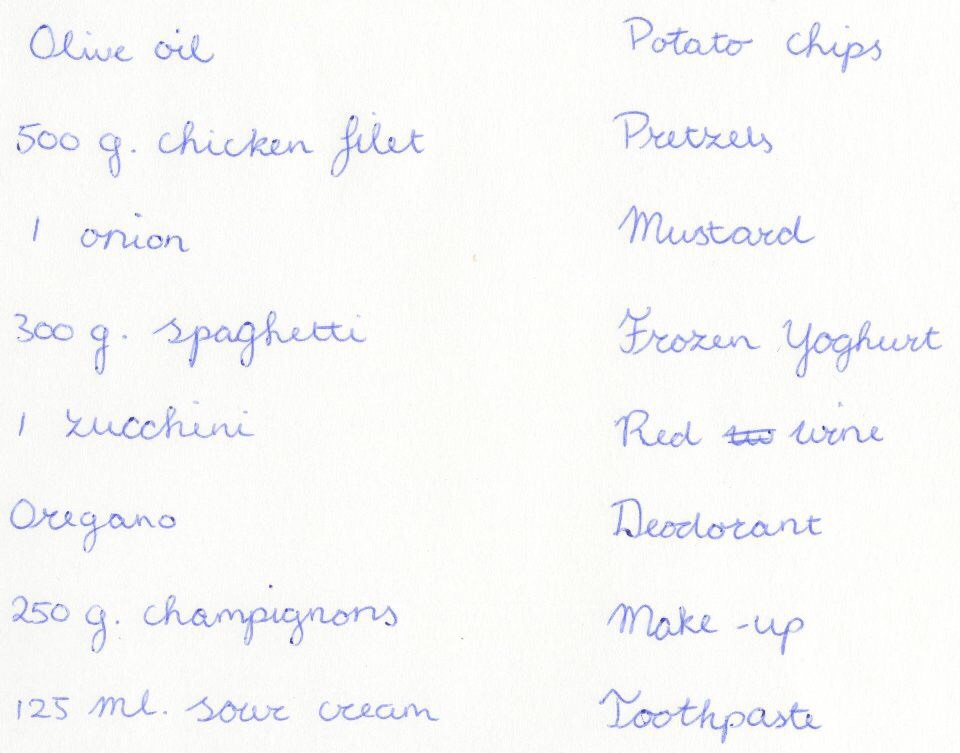
#> input picture Miroslav/images/1.jpg, 960 x 753 px, found by its file name; its folder holds only this picture in this run
$ python splitter.py images/1.jpg
#> lines starting #> are read from the running program, lines starting #| are printed output that depends on the picture; after the words box and inside, x2 and y2 are one past the last pixel; in counts of white or black regions, pixels touching at a corner belong together
import os
import cv2
import sys
import numpy as np
from PIL import Image

# path variables and cmdl args
if (len(sys.argv) != 2):
  sys.exit("Usage: splitter.py input_file")

script_dir = os.path.dirname(__file__)
input_dir = os.path.join(script_dir, 'images/')
input_file = input_dir + str(sys.argv[1])
if (not os.path.isfile(input_file)):
  sys.exit("The file \"{0}\" does not exist".format(input_file))

output_dir = os.path.join(script_dir, 'output/')
if (not os.path.exists(output_dir)):
  os.mkdir(output_dir)

output_file = output_dir + str(sys.argv[1])

# extracting words
maxArea = 2000
minArea = 10

I = cv2.imread(input_file)
#> I is the input picture: shape (753, 960, 3); mean B, G, R 248.2, 248.5, 248.2

Igray = cv2.cvtColor(I,cv2.COLOR_RGB2GRAY)
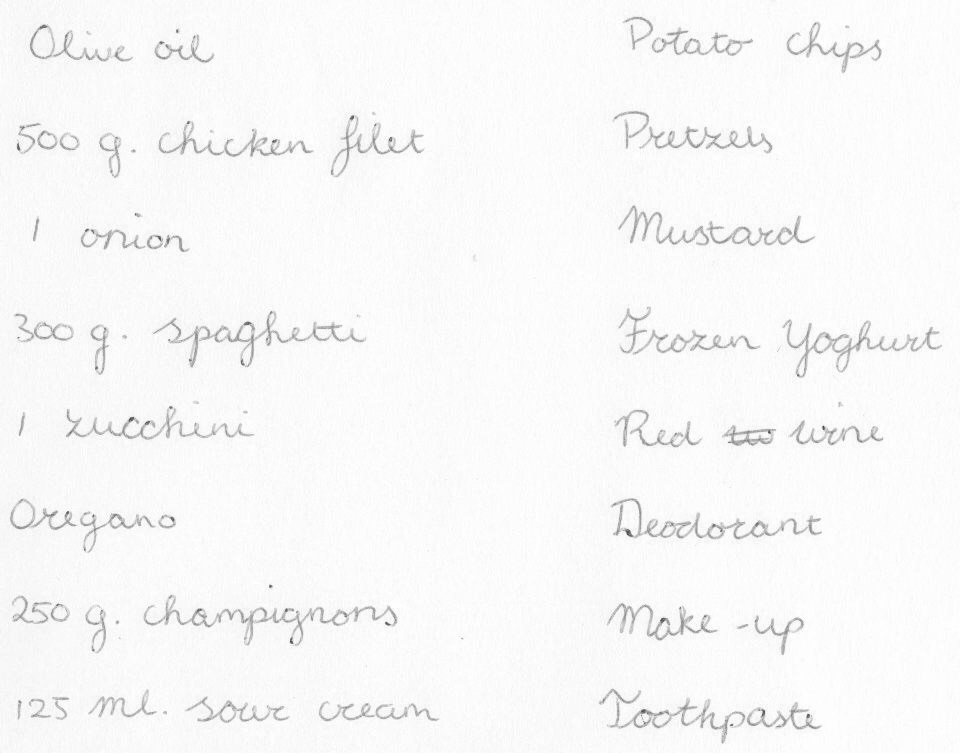
#> Igray: shape (753, 960); min 74, max 255, mean 248.1
ret, Ithresh = cv2.threshold(Igray,0,255,cv2.THRESH_BINARY_INV+cv2.THRESH_OTSU)
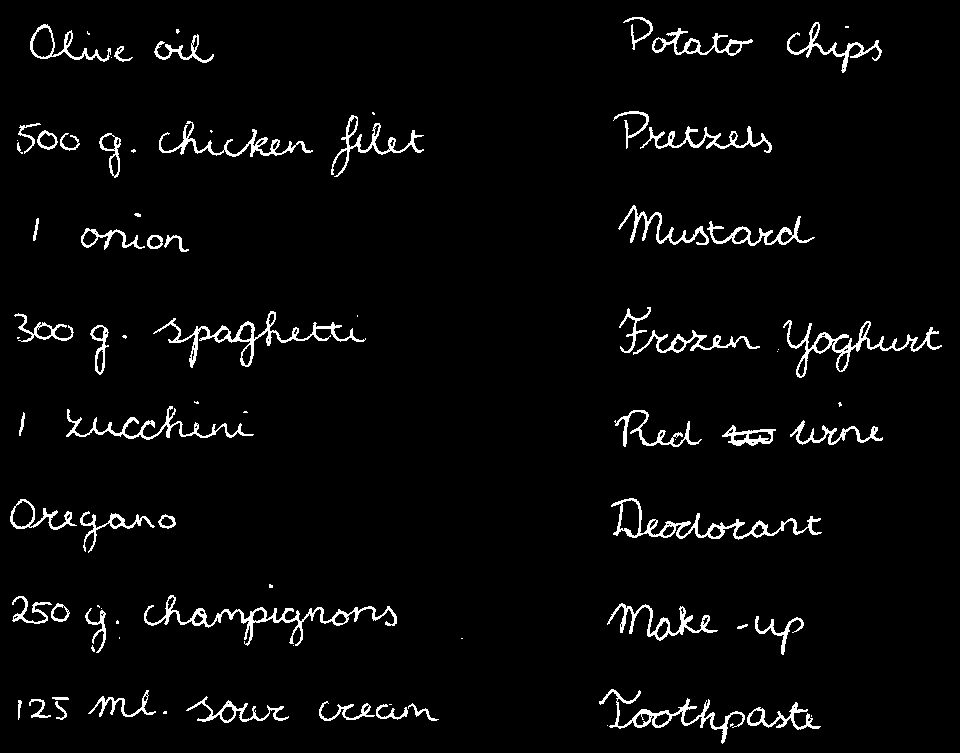
#> Ithresh: shape (753, 960); 3.6% white in thin lines or dots
#> ret = 218

# Keep only small components but not too small
comp = cv2.connectedComponentsWithStats(Ithresh)

# images (components)?
labels = comp[1]
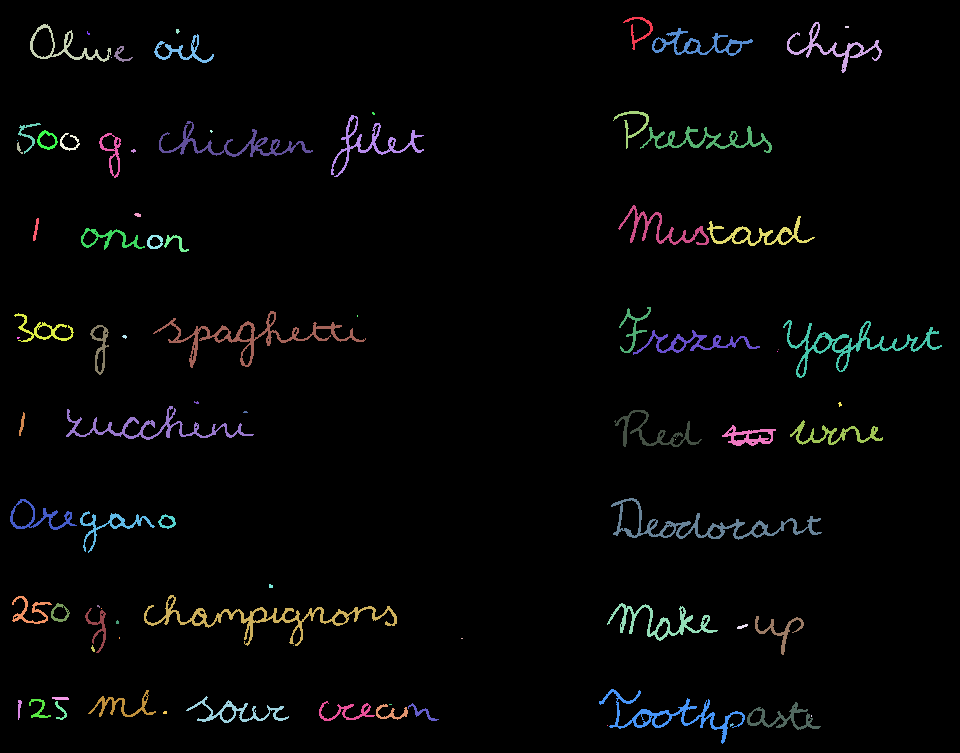
#> labels: shape (753, 960) int32; 86 distinct labels, from 0 to 85; one colour per label, 0 black
labelStats = comp[2]
#> labelStats = 86 rows, first 6: [0, 0, 960, 753, 696952], [623, 17, 30, 33, 200], [787, 22, 95, 51, 721], [30, 24, 81, 38, 548], [845, 26, 4, 2, 8], [176, 29, 4, 5, 14]
labelAreas = labelStats[:,4]
#> labelAreas = 86 values, max 696952 at index 0, min 1 at index 10, mean 8405.6

for compLabel in range(1,comp[0],1):

    if labelAreas[compLabel] > maxArea or labelAreas[compLabel] < minArea:
        labels[labels==compLabel] = 0
#> labels: shape (753, 960) int32; 65 distinct labels, from 0 to 82

labels[labels>0] =  1
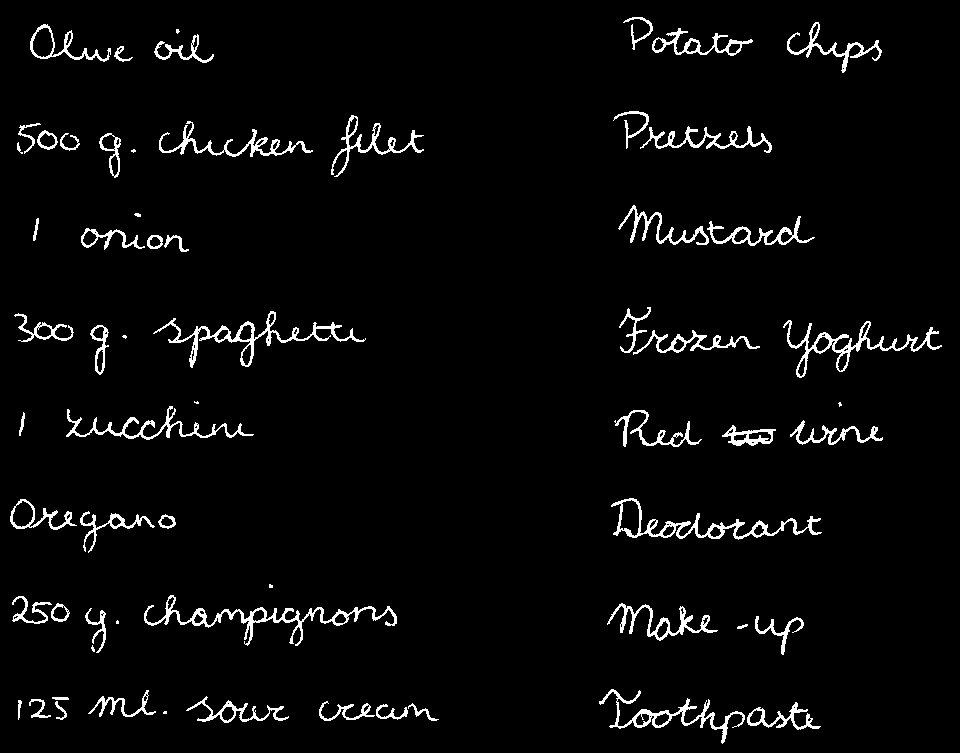
#> labels: shape (753, 960) int32; values 0 (black) and 1 (white), 3.6% white in thin lines or dots

# Do dilation
se = cv2.getStructuringElement(cv2.MORPH_ELLIPSE,(25,25))
IdilateText = cv2.morphologyEx(labels.astype(np.uint8),cv2.MORPH_DILATE,se)
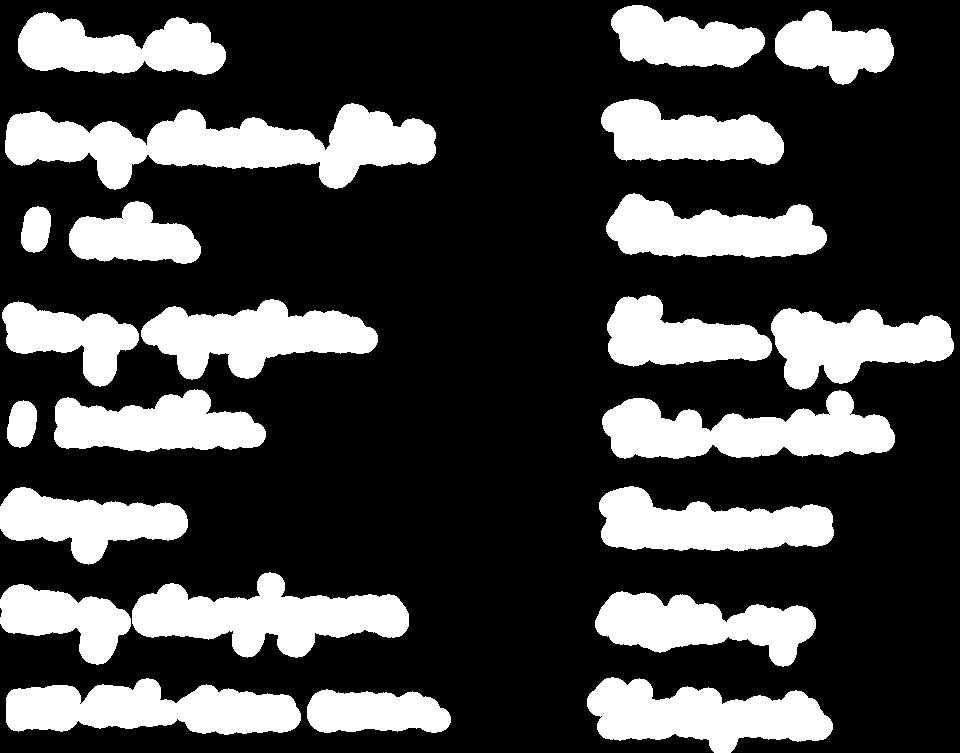
#> IdilateText: shape (753, 960); values 0 (black) and 1 (white), 26.9% white; 23 white regions, largest, box (x1, y1, x2, y2) and area: (5, 103, 436, 190) 19524, (132, 572, 409, 658) 12748, (602, 390, 895, 459) 12370

# Find connected component again
comp = cv2.connectedComponentsWithStats(IdilateText)

# Draw a rectangle around the text
labels = comp[1]
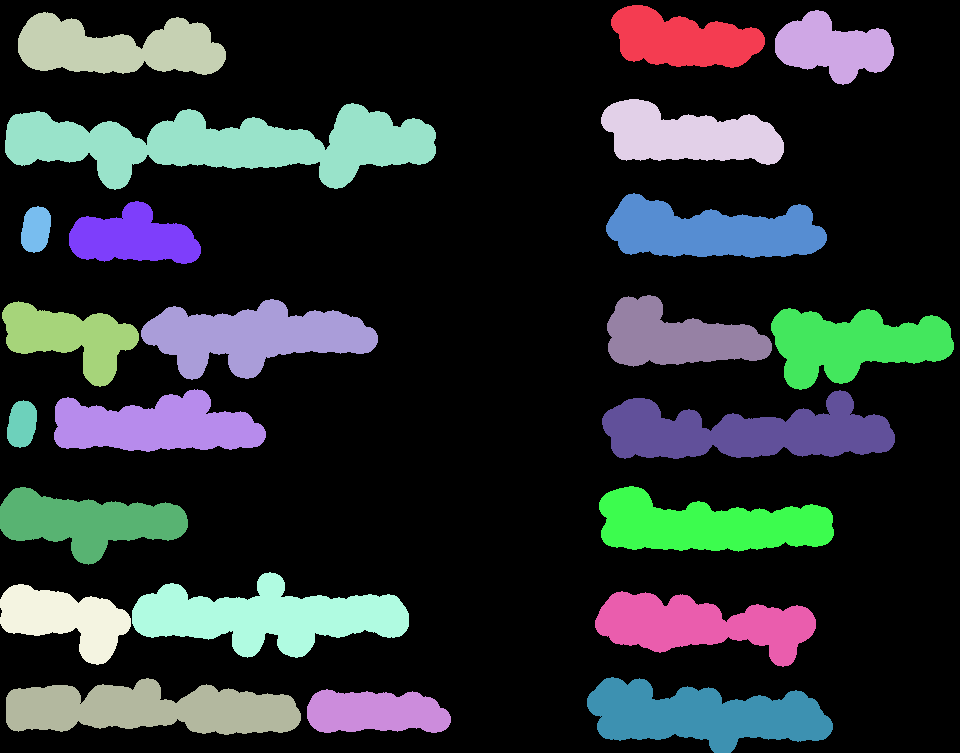
#> labels: shape (753, 960) int32; 24 distinct labels, from 0 to 23; one colour per label, 0 black
labelStats = comp[2]
#> labelStats = 24 rows, first 6: [0, 0, 960, 753, 528297], [611, 5, 154, 63, 6523], [775, 10, 119, 75, 5366], [18, 12, 208, 63, 8733], [601, 99, 183, 66, 7982], [5, 103, 431, 87, 19524]
#labelAreas = labelStats[:,4]

#print(comp[1])

for index, compLabel in enumerate(range(1,comp[0],1)):
    # cropping: image = Image[startY:endY, startX:endX]
    image = Igray[labelStats[compLabel,1]:labelStats[compLabel,1]+labelStats[compLabel,3], labelStats[compLabel,0]:labelStats[compLabel,0]+labelStats[compLabel,2]]
    # saving cropped images to output folder
    cv2.imwrite('output/{0}-{1}.png'.format(sys.argv[1].split(".")[0], str(index)), image)
#> this loop made 23 passes
#> pass 3, `image = Igray[labelStats[compLabel,1]:labelStats[compLabel,1]+labelSta..`:
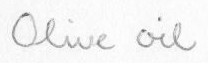
#> image: shape (63, 208); min 103, max 255, mean 243.2

$ run again, on Miroslav/images/2.jpg
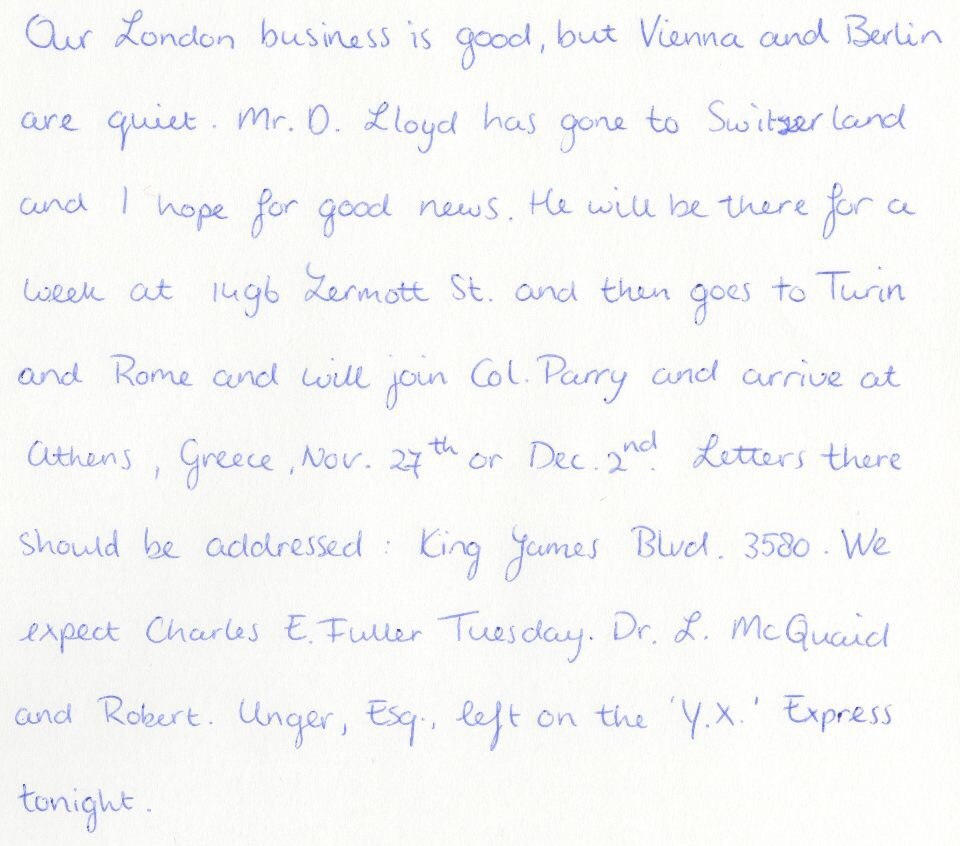
#> input picture Miroslav/images/2.jpg, 960 x 846 px, found by its file name
#> I is the input picture: shape (846, 960, 3); mean B, G, R 246.9, 247.2, 246.7
#> `ret, Ithresh = cv2.threshold(Igray,0,255,cv2.THRESH_BINARY_INV+cv2.THR..`:
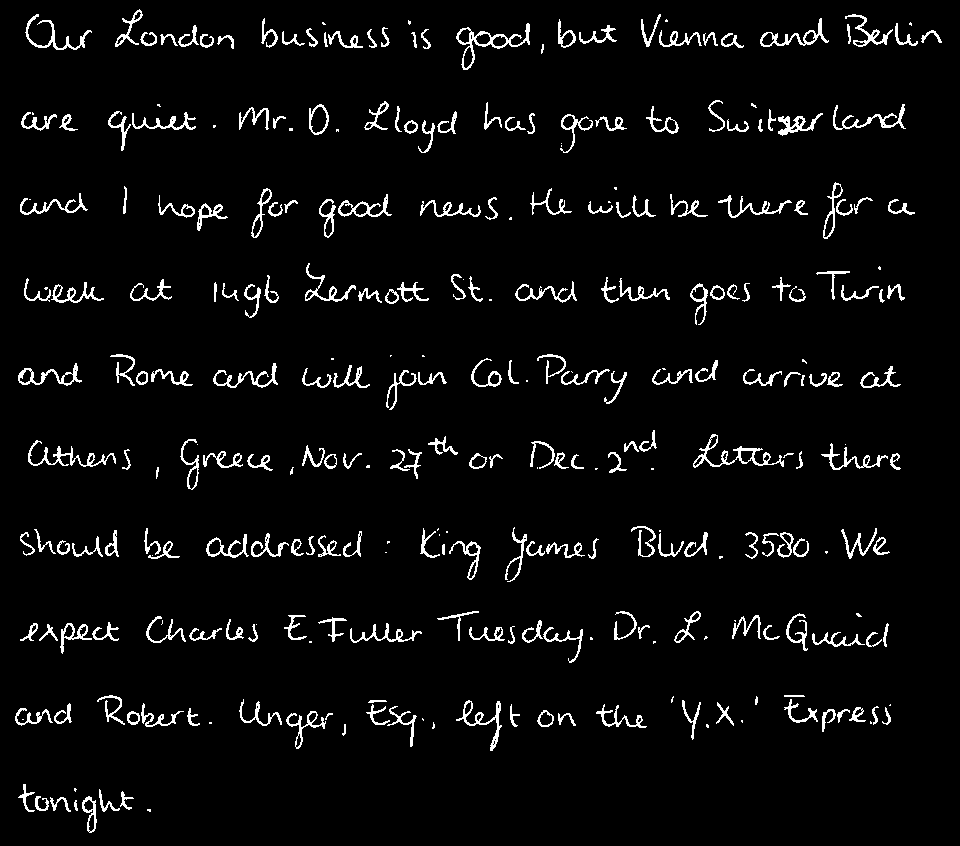
#> Ithresh: shape (846, 960); 4.5% white in thin lines or dots
#> ret = 219
#> `labelStats = comp[2]`: labelStats = 300 rows, first 6: [0, 0, 960, 846, 775787], [115, 9, 28, 38, 229], [25, 14, 67, 36, 423], [641, 14, 20, 33, 155], [845, 14, 48, 33, 343], [261, 18, 17, 30, 148]
#> labelAreas = 300 values, max 775787 at index 0, min 1 at index 64, mean 2707.2
#> IdilateText: shape (846, 960); values 0 (black) and 1 (white), 40.8% white; 54 white regions, largest, box (x1, y1, x2, y2) and area: (227, 687, 659, 763) 18395, (98, 342, 531, 422) 17248, (518, 170, 927, 251) 16496
#> `labelStats = comp[2]`: labelStats = 55 rows, first 6: [0, 0, 960, 846, 481035], [103, 0, 143, 61, 5816], [13, 2, 91, 60, 3833], [629, 2, 325, 58, 13128], [249, 6, 194, 55, 7843], [444, 7, 185, 75, 8062]
#> the loop `for index, compLabel in enumerate(range(1,comp[0],1)):` made 54 passes
#> pass 3, `image = Igray[labelStats[compLabel,1]:labelStats[compLabel,1]+labelSta..`:
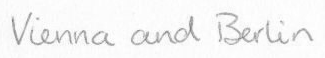
#> image: shape (58, 325); min 126, max 255, mean 244.7

$ run again, on Miroslav/images/3.jpg
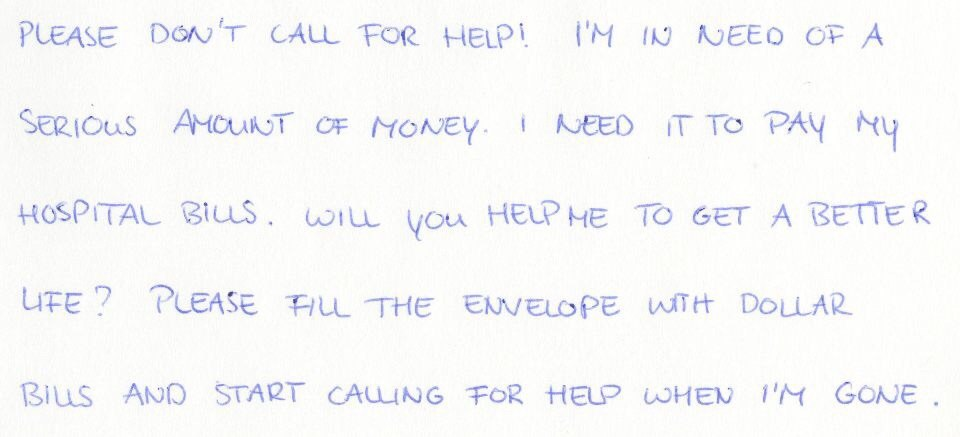
#> input picture Miroslav/images/3.jpg, 960 x 437 px, found by its file name
#> I is the input picture: shape (437, 960, 3); mean B, G, R 248, 247.5, 247.2
#> `ret, Ithresh = cv2.threshold(Igray,0,255,cv2.THRESH_BINARY_INV+cv2.THR..`:
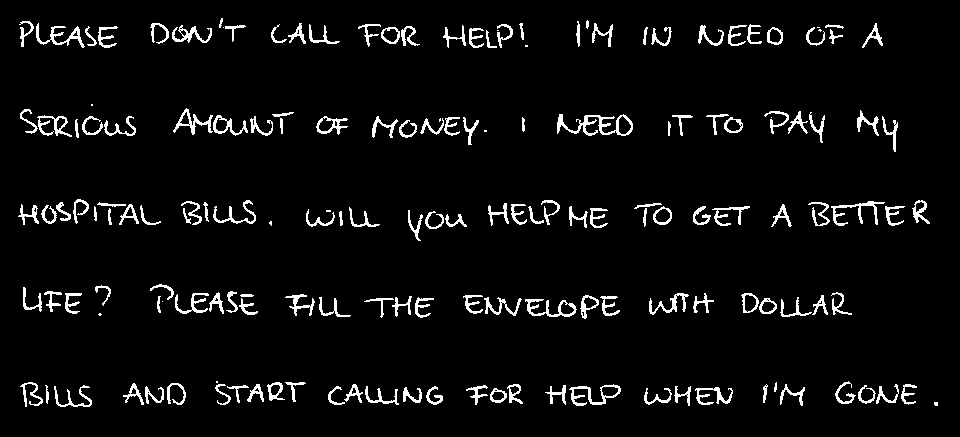
#> Ithresh: shape (437, 960); 4.9% white in thin lines or dots, all inside (x1, y1, x2, y2) = (18, 18, 938, 407)
#> ret = 218
#> `labelStats = comp[2]`: labelStats = 169 rows, first 6: [0, 0, 960, 437, 398994], [219, 18, 4, 10, 23], [19, 21, 15, 26, 126], [576, 21, 4, 26, 71], [586, 20, 3, 9, 22], [36, 23, 49, 25, 339]
#> labelAreas = 169 values, max 398994 at index 0, min 1 at index 24, mean 2482.4
#> IdilateText: shape (437, 960); values 0 (black) and 1 (white), 40.8% white; 28 white regions, largest, box (x1, y1, x2, y2) and area: (203, 370, 745, 418) 20564, (622, 188, 942, 239) 12929, (6, 187, 284, 238) 11067
#> `labelStats = comp[2]`: labelStats = 29 rows, first 6: [0, 0, 960, 437, 248278], [138, 6, 120, 50, 4506], [7, 9, 123, 51, 5201], [564, 8, 61, 51, 2609], [259, 11, 277, 49, 10870], [686, 11, 209, 49, 8069]
#> the loop `for index, compLabel in enumerate(range(1,comp[0],1)):` made 28 passes
#> pass 3, `image = Igray[labelStats[compLabel,1]:labelStats[compLabel,1]+labelSta..`:
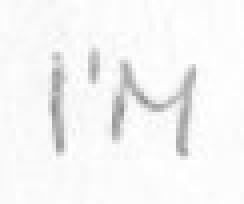
#> image: shape (51, 61) (shown 4 times larger); min 144, max 255, mean 244.8
